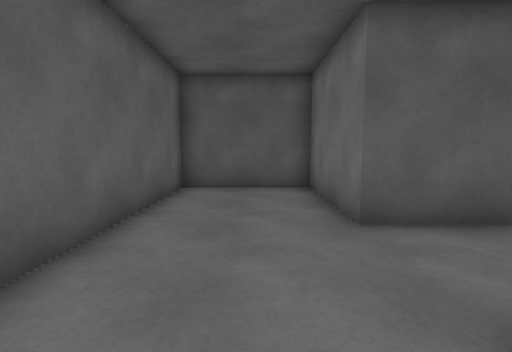
view 1 (above)

19 first-person views from a walk through a scene from a Unity 3-D project. The camera is 1.3 m above the floor, tilts 6° down and sees 85° across. The floor is counted in squares, 1 m on a side. Each view is taken from the middle of a square. On the plan, view 1 faces up. The plan holds only what a view shows up to about 13 squares ahead; the rest is blank. The place goes on beyond the plan. The player is left out. Surface patterns are stand-ins for the level's own textures.

view 2
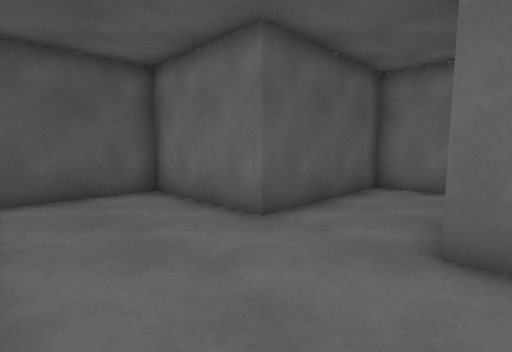

view 3
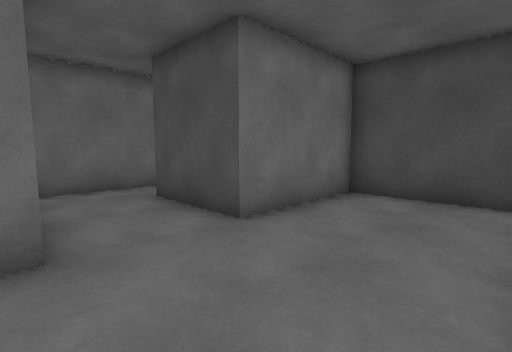

view 4
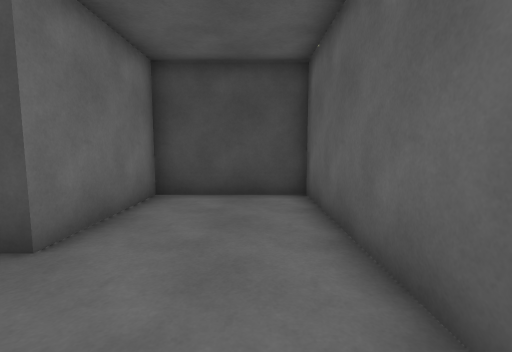

view 5
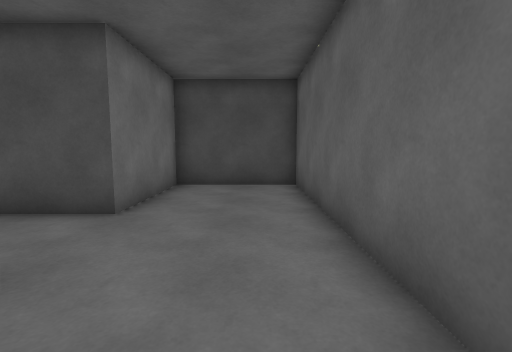

view 6
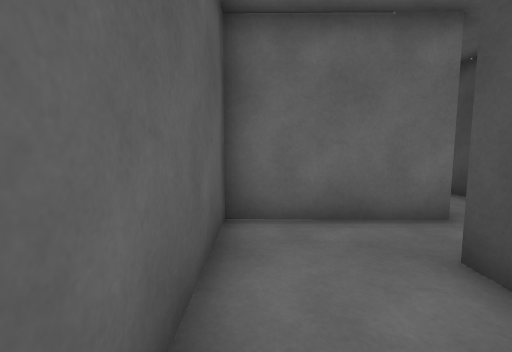

view 7
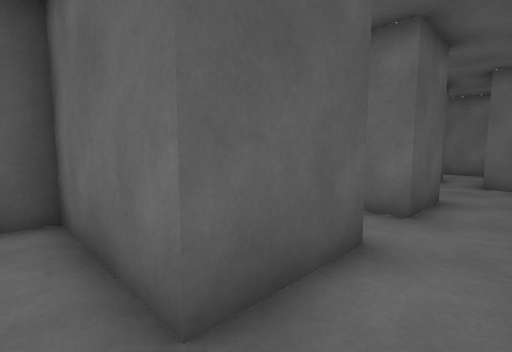

view 8
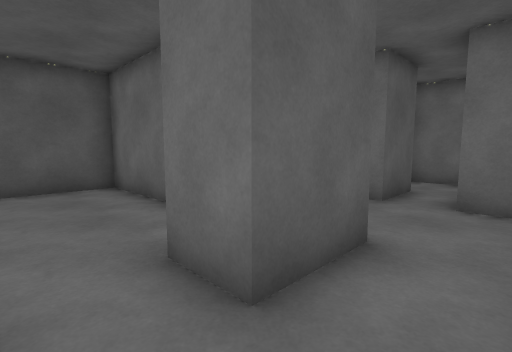

view 9
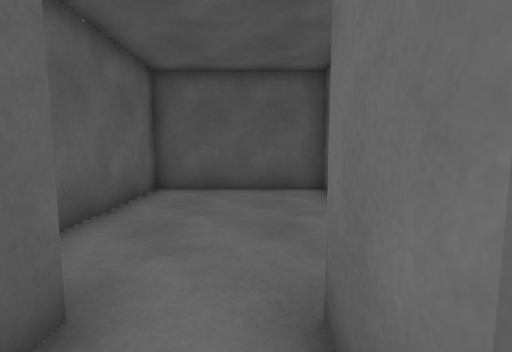

view 10
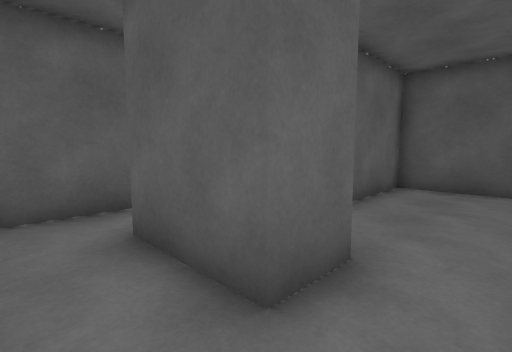

view 11
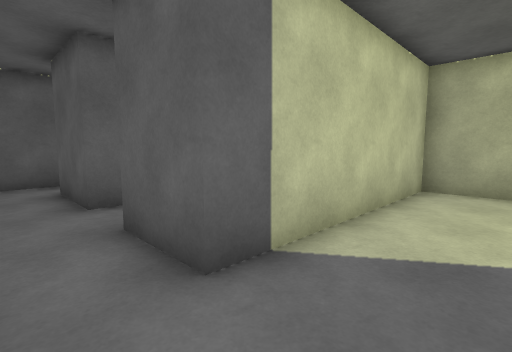

view 12
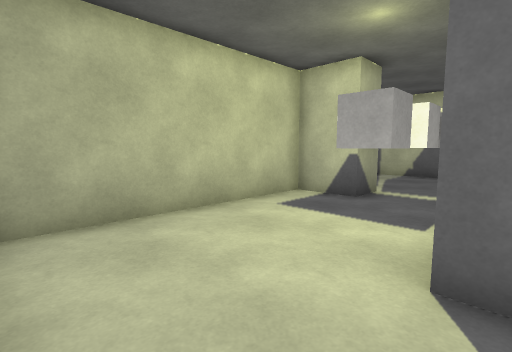

view 13
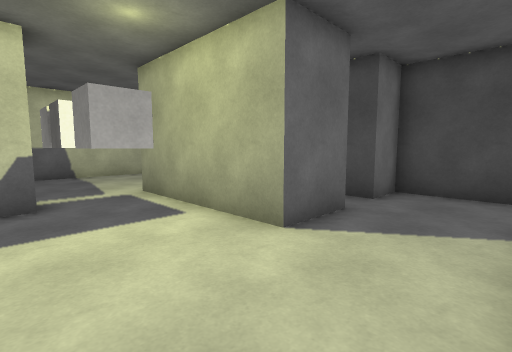

view 14
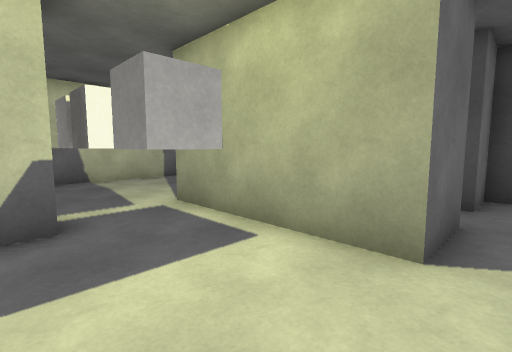

view 15
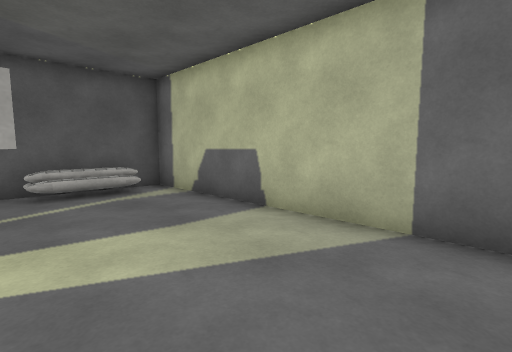

view 16
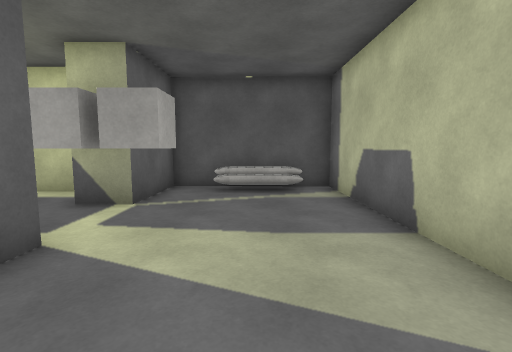

view 17
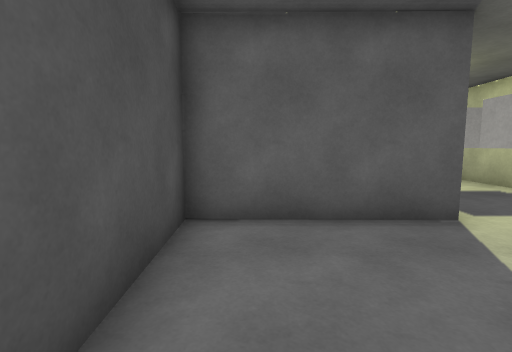

view 18
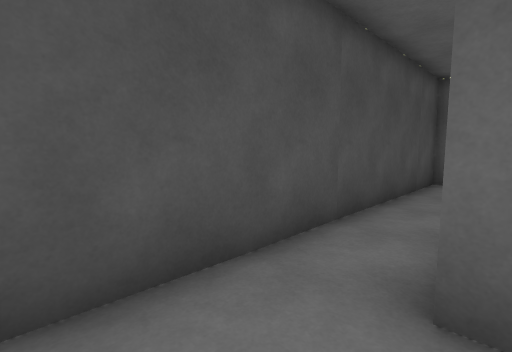

view 19
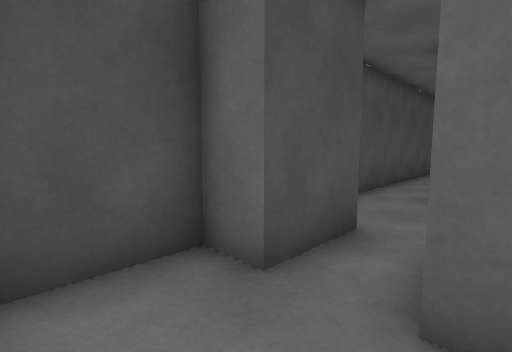

### Floor plan
Points are (right, up) in squares from view 1. A wall is a line through its corners. A room is listed if a view was taken in it or the views show most of it. See-through windows are left out.
Room 1 (views 1, 2, 3, 4, 5, 6)
walls: (6.9, 1.6) (6.9, 4.6) (1.7, 4.6) (1.7, 8.8) (-2.4, 8.8) (-2.4, -2.5) (1.7, -2.5) (1.7, 1.7) (5.1, 1.7)
ways out: opening at (6, 1) to room 2
Room 2 (views 7, 8, 9, 10)
walls: (9.6, 0.6) (6.9, 0.6) (6.9, 1.6); (5, 1.4) (5, -1.3) (11.4, -1.4)
ways out: opening at (6, 1) to room 1; opening at (12.5, -0.5) to room 3; opening at (10.5, 1.5) to room 6
Room 3 (views 11, 12, 13, 14, 18)
walls: (16.8, 1.5) (16.8, 3.6) (20.5, 3.6); (19.4, 8.1) (13.7, 8.1) (13.7, 0.6) (11.5, 0.6); (11.4, -1.4) (16.8, -1.4) (16.8, 0.1)
ways out: opening at (12.5, -0.5) to room 2; opening at (20.5, 5.5) to room 4; opening at (17, 1) to room 5
Room 4 (views 15, 16, 17)
walls: (20.5, 3.6) (22.2, 3.6) (22.1, -1.3) (25.9, -1.1); (20.9, 6.4) (20.9, 8.1) (19.4, 8.1); (27.5, 0.1) (27.4, 9.1) (22.3, 9.2) (22.2, 6.2) (21.4, 6.2)
ways out: opening at (20.5, 5.5) to room 3
objects: other object (19, 5) to (23, 6); other object (24, 8); other object (26, 8)
Room 5 (view 19)
walls: (18.9, 2) (18.9, 1.5) (16.8, 1.5); (21.4, 0.5) (21.4, 2.2); (16.8, 0.1) (18.9, 0.1) (18.9, -1) (21, -1)
ways out: opening at (17, 1) to room 3
Room 6 (no view inside)
walls: (9.6, 2.1) (9.6, 0.6); (13.1, 5) (13.1, 8.4) (7.9, 8.4) (8, 4.1); (11.5, 0.6) (11.5, 2.1)
ways out: opening at (10.5, 1.5) to room 2

Where each view was taken, in squares from view 1:
view 1: 0 up, 0 right, facing up
view 2: 1 up, 2 left, facing up-right
view 3: 5 up, 2 left, facing down-right
view 4: 5 up, 1 left, facing down
view 5: 7 up, 1 left, facing down
view 6: 4 up, 2 right, facing right
view 7: 1 down, 6 right, facing up-right
view 8: 1 down, 10 right, facing up-right
view 9: 0 up, 11 right, facing up
view 10: 1 down, 11 right, facing up-left
view 11: 1 down, 16 right, facing up-left
view 12: 3 up, 14 right, facing up-right
view 13: 7 up, 14 right, facing down-right
view 14: 7 up, 16 right, facing down-right
view 15: 0 up, 23 right, facing up-right
view 16: 0 up, 25 right, facing up
view 17: 0 up, 27 right, facing left
view 18: 1 up, 16 right, facing down-left
view 19: 2 up, 21 right, facing down-left
